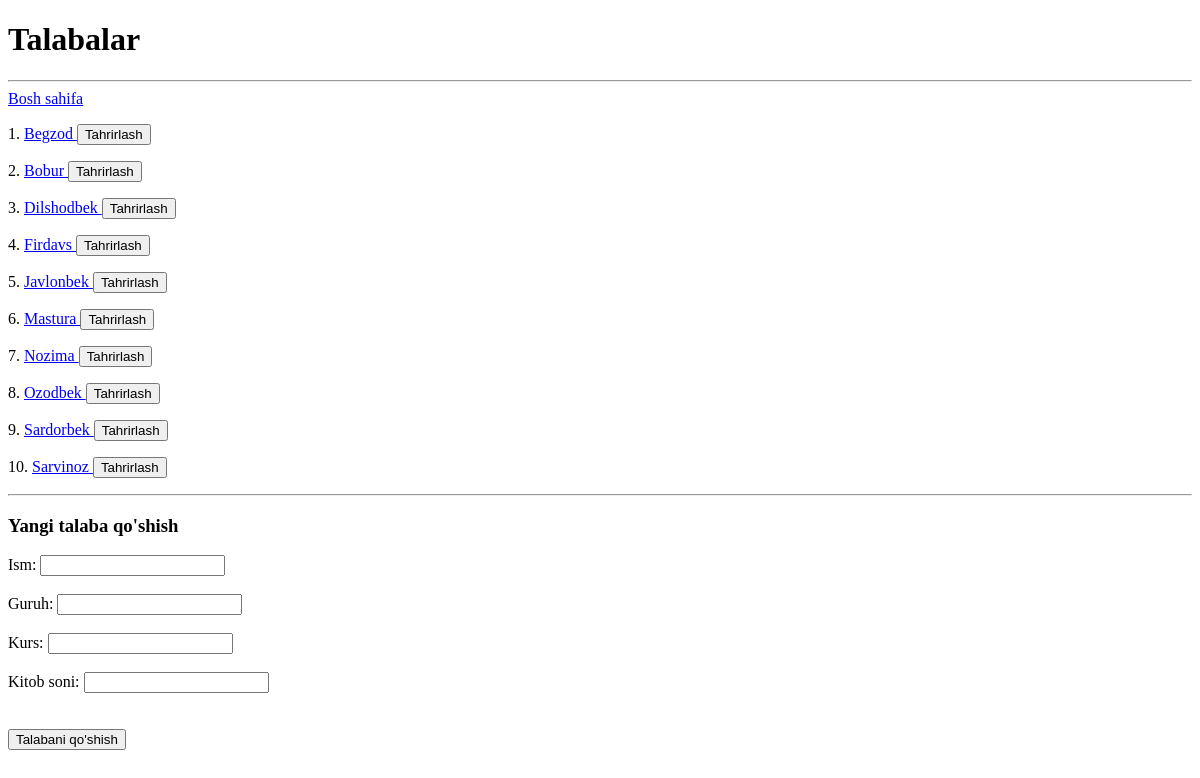
Before: /talabalar/ with the older database file.
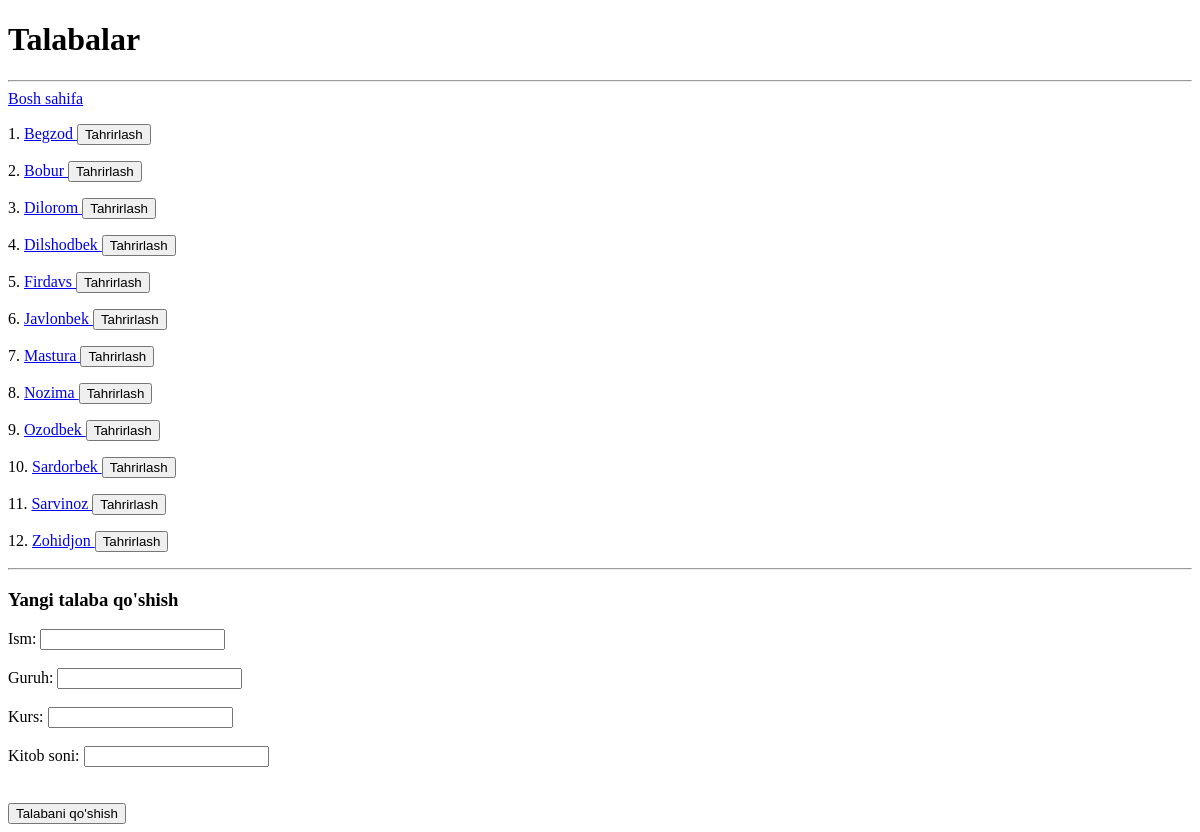
After: the same page with the newer database file.
### main/models.py (models this page shows, shortened)
class Student(models.Model):
    name = models.CharField(max_length=100)
    group = models.CharField(max_length=100)
    course = models.IntegerField(default=1)
    number_of_books = models.IntegerField(default=0)

### main/views.py (the view, shortened to what this page needs)
# urls.py: path('talabalar/',talabalar_view, name='talabalar'),
def talabalar_view(request):
    talabalar = Student.objects.order_by('name')
    context = {
        'talabalar': talabalar
    }
    return render(request, 'talabalar.html', context)

### templates/talabalar.html (shortened to what this page needs)
<!DOCTYPE html>
<html lang="uz">
<head>
</head>
<body>
<h1>Talabalar</h1>
<hr>
<a href="/">Bosh sahifa</a>
    {% for talaba in talabalar %}
        <p>
            {{ forloop.counter }}.
            <a href="/talabalar/{{ talaba.id }}/">
                {{ talaba.name }}
            </a>
            <a href="{% url 'talaba-update' talaba.id %}">
                <button>
                    Tahrirlash
                </button>
            </a>
        </p>
    {% endfor %}
    <hr>
    <h3>Yangi talaba qo'shish</h3>
    <form method="post">
        <label for="ism">Ism:</label>
        <input type="text" name="ism" id="ism" required><br><br>
        <label for="guruh">Guruh:</label>
        <input type="text" name="guruh" id="guruh" required><br><br>
        <label for="kurs">Kurs:</label>
        <input type="number" name="kurs" id="kurs"><br><br>
        <label for="kitob_soni">Kitob soni:</label>
        <input type="number" name="kitob_soni" id="kitob_soni"><br><br>
        <br>
        <button type="submit">Talabani qo'shish</button>
    </form>
</body>
</html>

Changed rows visible on the page:
added Student: name "Dilorom"
added Student: name "Zohidjon"
